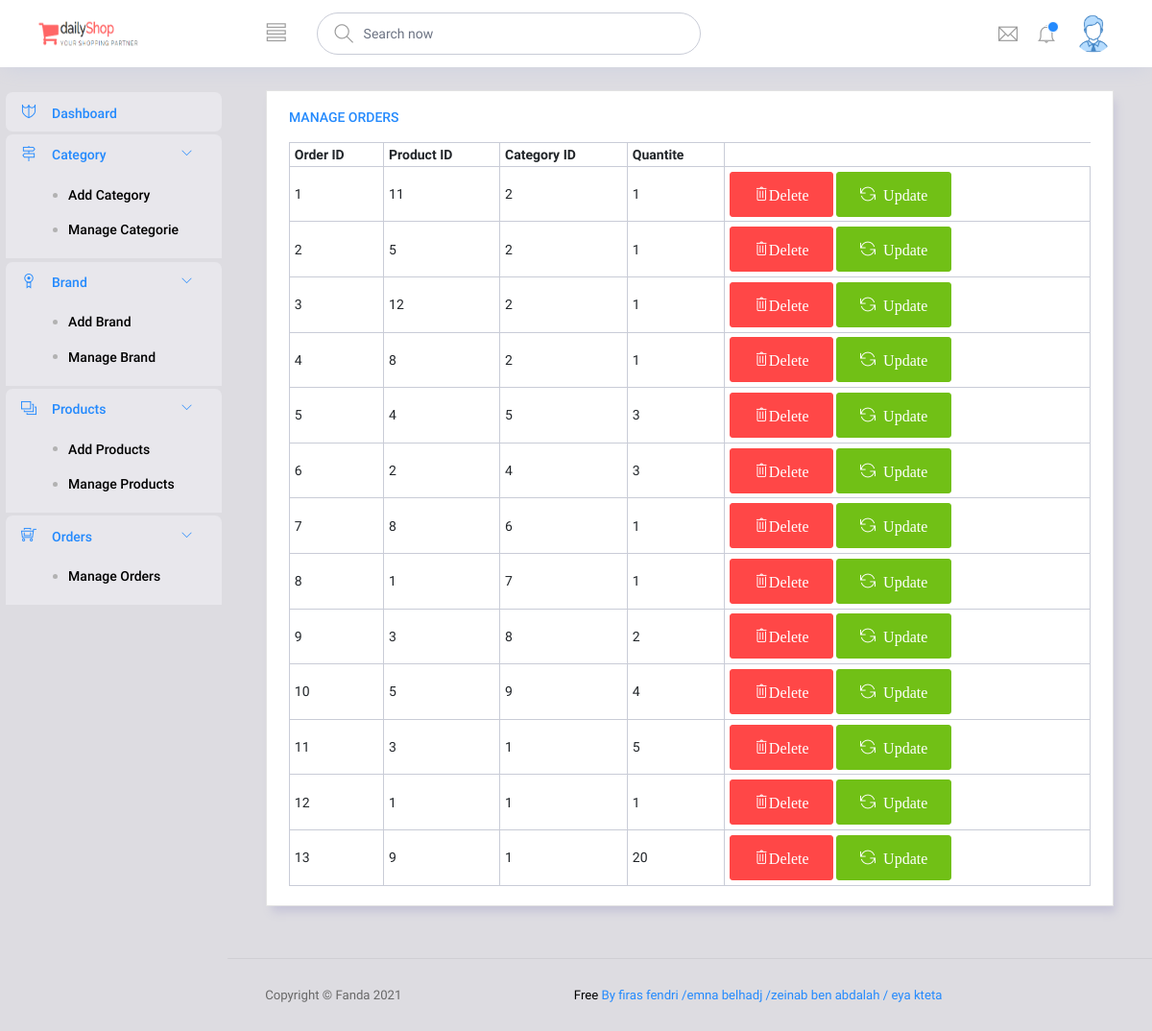
The app's page /controller/router.php?page=order/order&type=order&action=getall (signed in) with its own data.
### tables this page shows
CREATE TABLE `orders` (
  `order_id` int(11) NOT NULL,
  `p_id` int(11) DEFAULT NULL,
  `c_id` int(11) DEFAULT NULL,
  `qty` int(11) NOT NULL
);

### controller/controllerOrder.php (called while the page is built, shortened)
<?php
require_once ('/xampp/htdocs/admin/model/ModelOrder.php');
class controllerOrder{
    public static function getall(){
       $res= ModelOrder::getall(Model::$pdo);
        require ('../view/main/main.php');
    }
}
?>

### model/ModelOrder.php (called while the page is built, shortened)
<?php
    class ModelOrder{
        public static function getall($conn){
            $stmt = $conn->query("SELECT * FROM orders");
            $res = $stmt->fetchall(PDO::FETCH_ASSOC);
            return $res;
        }
    }
?>

### view/order/order.php (the view)
<div class="main-panel">
    <div class="content-wrapper">
        <div class="row">
            <div class="col-lg-12 grid-margin stretch-card">
                <div class="card">
                    <div class="card-body">
                        <h4 class="card-title text-primary">Manage Orders</h4>
                        <div class="table-responsive">
                            <table class="table table-bordered table-sm" >
                                <thead>
                                    <tr>
                                        <th>Order ID</th>
                                        <th>Product ID</th>
                                        <th>Category ID</th>
                                        <th>Quantite</th>
                                    </tr>
                                </thead>
                                <tbody>
                                <?php foreach ($res as $r) { ?>
                                    <tr>
                                        <td ><?php echo $r['order_id'] ?></td>
                                        <td><?php echo $r['p_id'] ?></td>
                                        <td><?php echo $r['c_id'] ?></td>
                                        <td><?php echo $r['qty'] ?></td>
                                        <td>
                                            <button type="button" class="btn btn-danger btn-icon-text">
                                                <i class="ti-trash btn-con-prepend"><a href="../../admin/controller/router.php?type=order&action=deleteOrder&order_id=<?php echo $r['order_id'] ?>" style="color: white;">Delete</a> </i>
                                            </button>
                                            <button type="button" class="btn btn-success btn-icon-text">
                                                <i class="ti-reload btn-con-prepend"><a href="../../admin/controller/router.php?page=order/updateOrder&p_id=<?php echo $r['p_id']?>&qty=<?php echo $r['qty']?>" style="color: white;"> Update</a></i>
                                            </button>
                                        </td>
                                    </tr>
                                <?php } ?>
                                </tbody>
                            </table>
                        </div>
                    </div>
                </div>
            </div>
        </div>
    </div>
    <?php include '/xampp/htdocs/admin/view/footer.php'; ?>
</div>

### records on screen
orders: order_id "1", p "11", c "2", qty "1"
orders: order_id "2", p "5", c "2", qty "1"
orders: order_id "3", p "12", c "2", qty "1"
orders: order_id "4", p "8", c "2", qty "1"
orders: order_id "5", p "4", c "5", qty "3"
orders: order_id "6", p "2", c "4", qty "3"
orders: order_id "7", p "8", c "6", qty "1"
orders: order_id "8", p "1", c "7", qty "1"
orders: order_id "9", p "3", c "8", qty "2"
orders: order_id "10", p "5", c "9", qty "4"
orders: order_id "11", p "3", c "1", qty "5"
orders: order_id "12", p "1", c "1", qty "1"
orders: order_id "13", p "9", c "1", qty "20"
